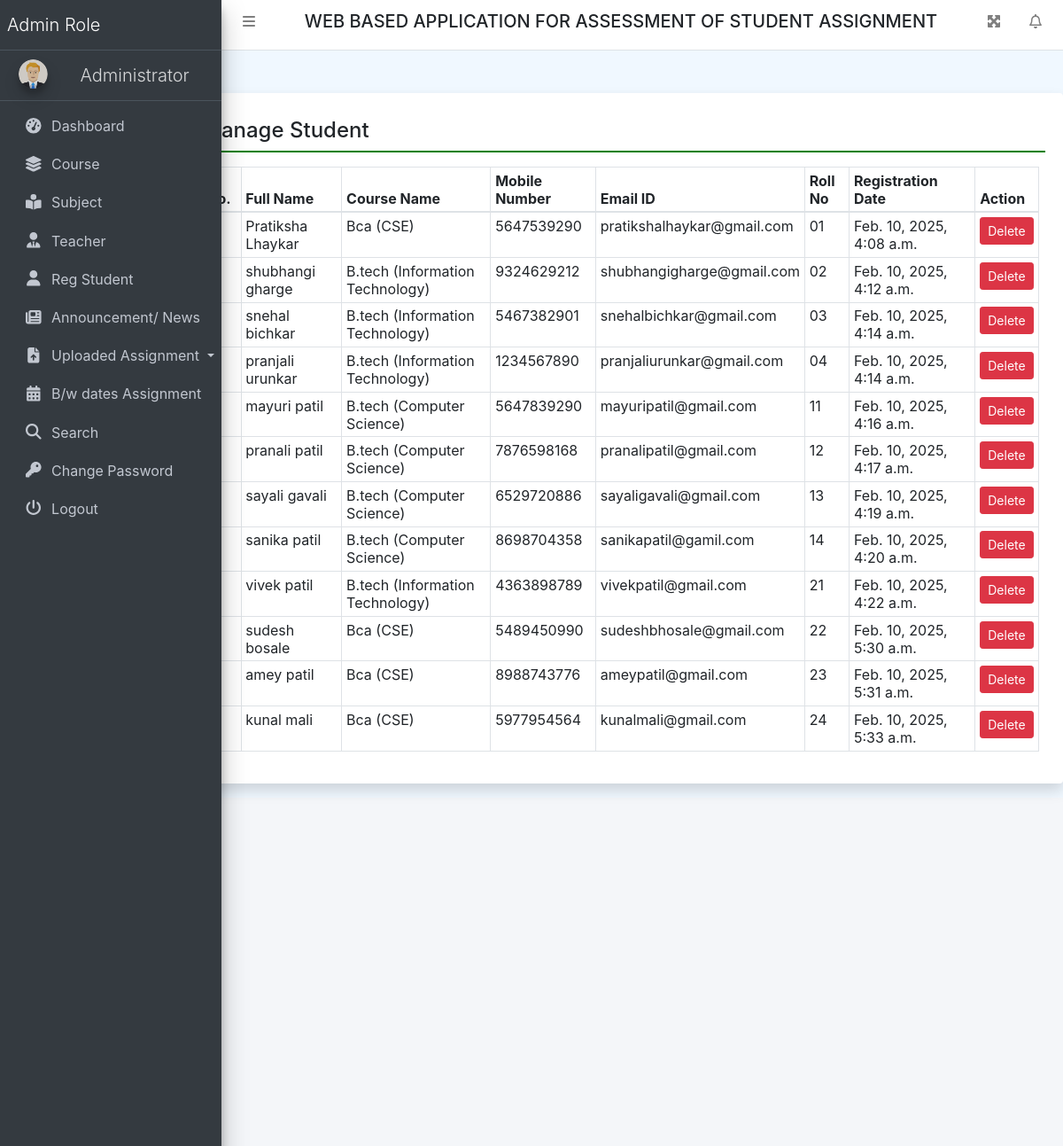
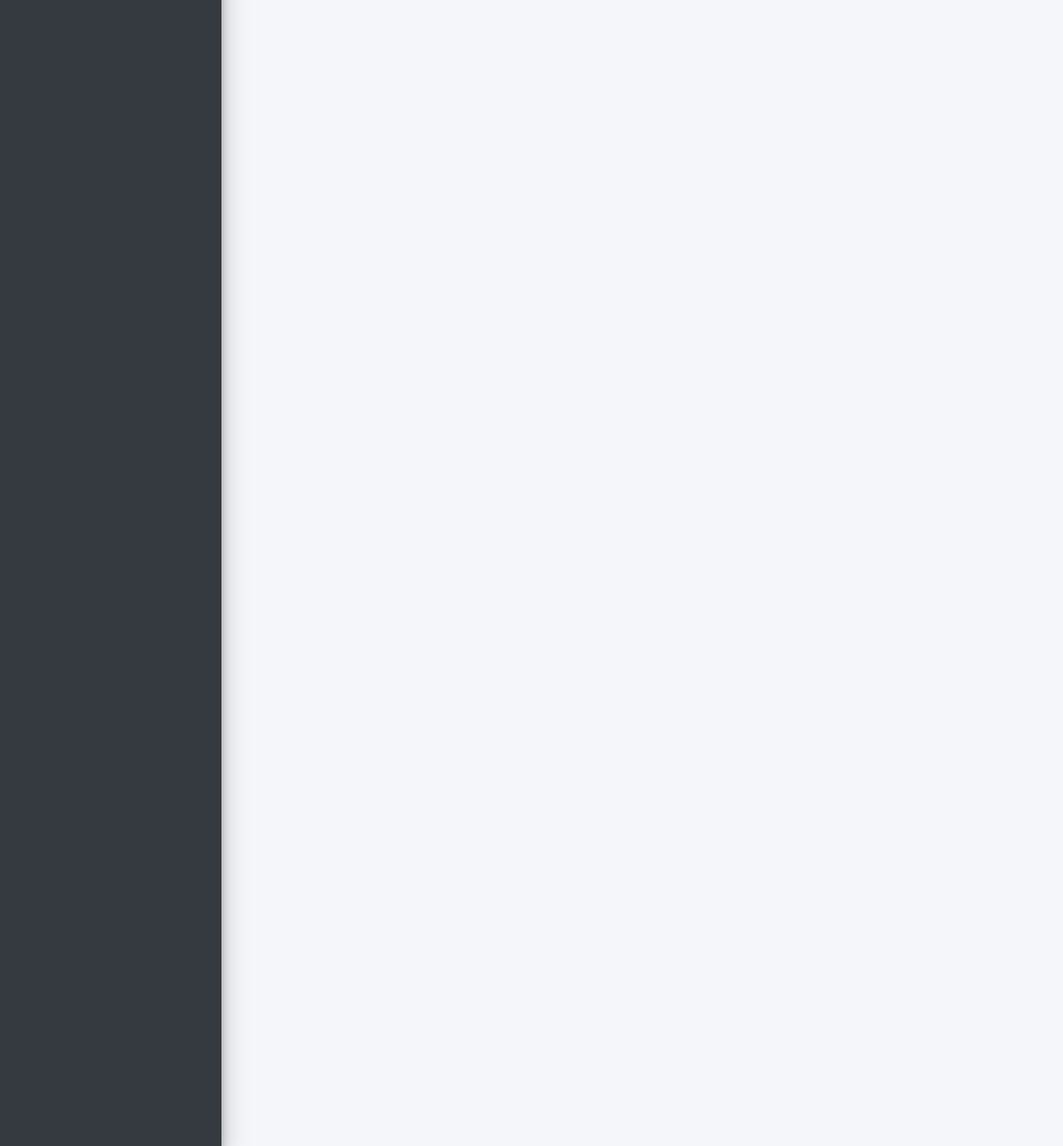
/regUser (signed in), run on the app's committed database (2 pictures, top to bottom).
### collegeAssignment/models.py (models this page shows, shortened)
class UserDetail(models.Model):
    user = models.ForeignKey(User, on_delete=models.CASCADE)
    MobileNumber = models.CharField(max_length=200, null=True)
    course = models.ForeignKey(Course, on_delete=models.CASCADE)
    RollNumber = models.CharField(max_length=200, null=True)
    RegDate = models.DateTimeField(auto_now_add=True)

class Course(models.Model):
    BranchName = models.CharField(max_length=150, null=True)
    CourseName = models.CharField(max_length=200, null=True)
    CreationDate = models.DateTimeField(auto_now_add=True)

### collegeAssignment/views.py (the view)
# urls.py: path('regUser', regUser, name='regUser'),
def regUser(request):
    if not request.user.is_authenticated:
        return redirect('admin_login')
    userDtls = UserDetail.objects.all()
    return render(request, 'regUser.html', locals())

### collegeAssignment/templates/regUser.html
{% extends 'header.html' %}
{% block main %}
<div class="card shadow mt-5 offset-2" style="min-height: 90vh">
    <div class="card-body">
        <h4 class="p-2" style="border-bottom: 2px solid green;">Manage
            Student</h4>
        <div class="container-fluid mt-3">
            <table class="table table-bordered table-sm">
                <thead>
                <tr>
                    <th>S No.</th>
                    <th>Full Name</th>
                    <th>Course Name</th>
                    <th>Mobile Number</th>
                    <th>Email ID</th>
                    <th>Roll No</th>
                    <th>Registration Date</th>
                    <th>Action</th>
                </tr>
                </thead>
                <tbody>
                {% for i in userDtls %}
                <tr>
                    <td>{{forloop.counter}}</td>
                    <td>{{i.user.first_name}} {{i.user.last_name}}</td>
                    <td>{{i.course.CourseName}} ({{i.course.BranchName}})</td>
                    <td>{{i.MobileNumber}}</td>
                    <td>{{i.user.username}}</td>
                    <td>{{i.RollNumber}}</td>
                    <td>{{i.RegDate}}</td>
                    <td><a onclick="return confirm('Are you sure to Delete')" href="{% url 'deleteUser' i.user.id %}"
                           class="btn btn-sm btn-danger">Delete</a></td>
                </tr>
                {% endfor %}
                </tbody>
            </table>
        </div>
    </div>
</div>
{% endblock %}

### collegeAssignment/templates/header.html (style rules this page uses)
body { background-color: aliceblue; }

### data on the page
UserDetail: user.first_name "Pratiksha", user.last_name "Lhaykar", course.CourseName "Bca", course.BranchName "CSE", MobileNumber "5647539290", user.username "pratikshalhaykar@gmail.com", RollNumber "01", RegDate "Feb. 10, 2025, 4:08 a.m."
UserDetail: user.first_name "shubhangi", user.last_name "gharge", course.CourseName "B.tech", course.BranchName "Information Technology", MobileNumber "9324629212", user.username "shubhangigharge@gmail.com", RollNumber "02", RegDate "Feb. 10, 2025, 4:12 a.m."
UserDetail: user.first_name "snehal", user.last_name "bichkar", course.CourseName "B.tech", course.BranchName "Information Technology", MobileNumber "5467382901", user.username "snehalbichkar@gmail.com", RollNumber "03", RegDate "Feb. 10, 2025, 4:14 a.m."
UserDetail: user.first_name "pranjali", user.last_name "urunkar", course.CourseName "B.tech", course.BranchName "Information Technology", MobileNumber "1234567890", user.username "pranjaliurunkar@gmail.com", RollNumber "04", RegDate "Feb. 10, 2025, 4:14 a.m."
UserDetail: user.first_name "mayuri", user.last_name "patil", course.CourseName "B.tech", course.BranchName "Computer Science", MobileNumber "5647839290", user.username "mayuripatil@gmail.com", RollNumber "11", RegDate "Feb. 10, 2025, 4:16 a.m."
UserDetail: user.first_name "pranali", user.last_name "patil", course.CourseName "B.tech", course.BranchName "Computer Science", MobileNumber "7876598168", user.username "pranalipatil@gmail.com", RollNumber "12", RegDate "Feb. 10, 2025, 4:17 a.m."
UserDetail: user.first_name "sayali", user.last_name "gavali", course.CourseName "B.tech", course.BranchName "Computer Science", MobileNumber "6529720886", user.username "sayaligavali@gmail.com", RollNumber "13", RegDate "Feb. 10, 2025, 4:19 a.m."
UserDetail: user.first_name "sanika", user.last_name "patil", course.CourseName "B.tech", course.BranchName "Computer Science", MobileNumber "8698704358", user.username "sanikapatil@gamil.com", RollNumber "14", RegDate "Feb. 10, 2025, 4:20 a.m."
UserDetail: user.first_name "vivek", user.last_name "patil", course.CourseName "B.tech", course.BranchName "Information Technology", MobileNumber "4363898789", user.username "vivekpatil@gmail.com", RollNumber "21", RegDate "Feb. 10, 2025, 4:22 a.m."
UserDetail: user.first_name "sudesh", user.last_name "bosale", course.CourseName "Bca", course.BranchName "CSE", MobileNumber "5489450990", user.username "sudeshbhosale@gmail.com", RollNumber "22", RegDate "Feb. 10, 2025, 5:30 a.m."
UserDetail: user.first_name "amey", user.last_name "patil", course.CourseName "Bca", course.BranchName "CSE", MobileNumber "8988743776", user.username "ameypatil@gmail.com", RollNumber "23", RegDate "Feb. 10, 2025, 5:31 a.m."
UserDetail: user.first_name "kunal", user.last_name "mali", course.CourseName "Bca", course.BranchName "CSE", MobileNumber "5977954564", user.username "kunalmali@gmail.com", RollNumber "24", RegDate "Feb. 10, 2025, 5:33 a.m."
